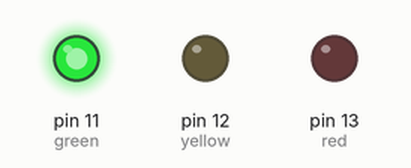
This sketch was run on a simulated Arduino Uno, built with avr-gcc and run on an emulated ATmega328P. On the bench: output pins drawn as LEDs (lit = HIGH).

Above: at 0.5 s.
At 2.0 s:
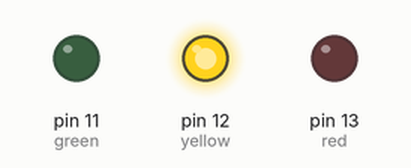
At 4.5 s:
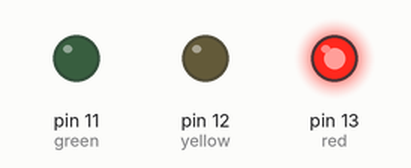
Timing chart, 0 to 7.8 s (numbered marks = the images above):
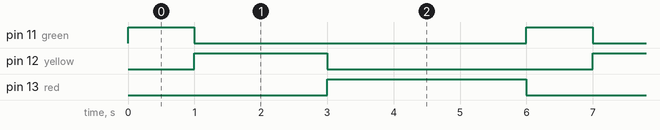

The sketch:

TrafficLight_w_o_Button.ino
```cpp
int red = 13;
int yellow = 12;
int green = 11;

void setup() {
  pinMode(red,OUTPUT);
  pinMode(yellow,OUTPUT);
  pinMode(green,OUTPUT);
}

void loop() {

// turn on green
digitalWrite(green,HIGH); // green led is on
digitalWrite(yellow,LOW); // yellow led is off
digitalWrite(red,LOW); // red led is off
delay(1000); // wait 1 second

// turn on yellow
digitalWrite(green,LOW); // green led is off
digitalWrite(yellow,HIGH); // yellow led is on
digitalWrite(red,LOW); // red led is off
delay(2000); // wait 2 seconds

// turn on red
digitalWrite(green,LOW); // green led is off
digitalWrite(yellow,LOW); // yellow led is off
digitalWrite(red,HIGH); // red led is on
delay(3000); // wait 3 seconds

}
```

Measured:
- by itself, pin 11 (green): alternates HIGH for 1.0 s and LOW for 5.0 s
- by itself, pin 12 (yellow): alternates HIGH for 2.0 s and LOW for 4.0 s
- by itself, pin 13 (red): alternates HIGH for 3.0 s and LOW for 3.0 s
